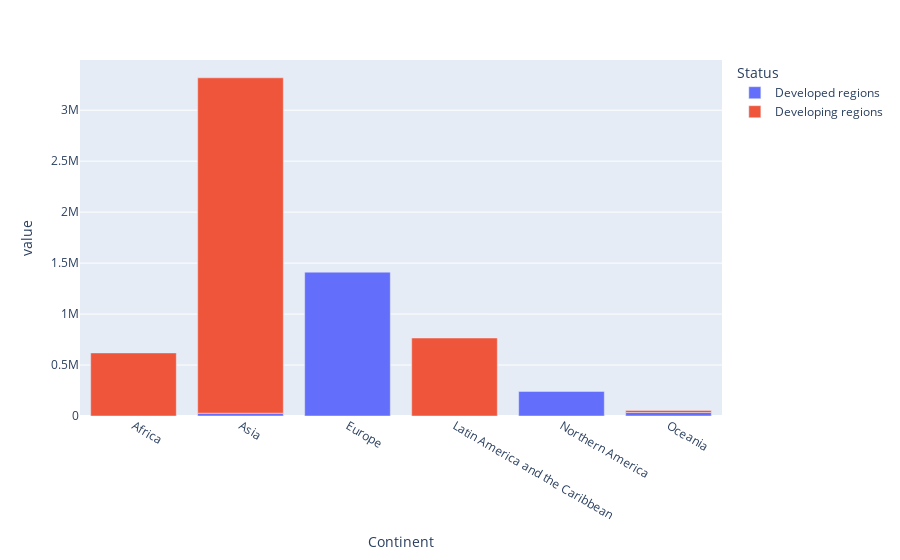

Here is the notebook cell this chart was saved with:
### Code cell
px.bar(status_df,x=status_df.index,y=status_df.columns)

### Figure 1 — Plotly figure (JSON) as saved in the notebook; plotly's stock layout.template omitted (floating-point values rounded to 4 significant figures)
{"data": [{"alignmentgroup": "True", "hovertemplate": "Status=Developed regions<br>Continent=%{x}<br>value=%{y}<extra></extra>", "legendgroup": "Developed regions", "marker": {"color": "#636efa", "pattern": {"shape": ""}}, "name": "Developed regions", "offsetgroup": "Developed regions", "orientation": "v", "showlegend": true, "textposition": "auto", "type": "bar", "x": ["Africa", "Asia", "Europe", "Latin America and the Caribbean", "Northern America", "Oceania"], "xaxis": "x", "y": [null, 27707, 1410947, null, 241142, 34215], "yaxis": "y"}, {"alignmentgroup": "True", "hovertemplate": "Status=Developing regions<br>Continent=%{x}<br>value=%{y}<extra></extra>", "legendgroup": "Developing regions", "marker": {"color": "#EF553B", "pattern": {"shape": ""}}, "name": "Developing regions", "offsetgroup": "Developing regions", "orientation": "v", "showlegend": true, "textposition": "auto", "type": "bar", "x": ["Africa", "Asia", "Europe", "Latin America and the Caribbean", "Northern America", "Oceania"], "xaxis": "x", "y": [618948, 3290087, null, 765148, null, 20959], "yaxis": "y"}], "layout": {"barmode": "relative", "legend": {"title": {"text": "Status"}, "tracegroupgap": 0}, "margin": {"t": 60}, "xaxis": {"anchor": "y", "domain": [0, 1], "title": {"text": "Continent"}}, "yaxis": {"anchor": "x", "domain": [0, 1], "title": {"text": "value"}}}}
